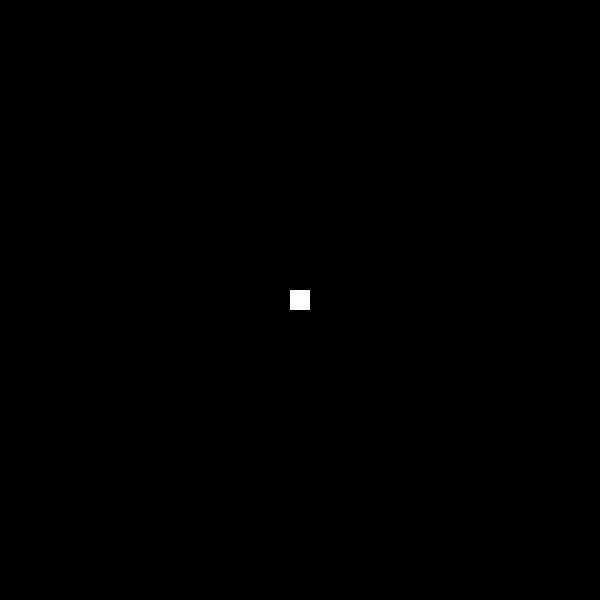
Frame 1 (no input)
Frame 60 (the mouse pressed at the canvas centre just before this capture): identical to frame 1, image omitted
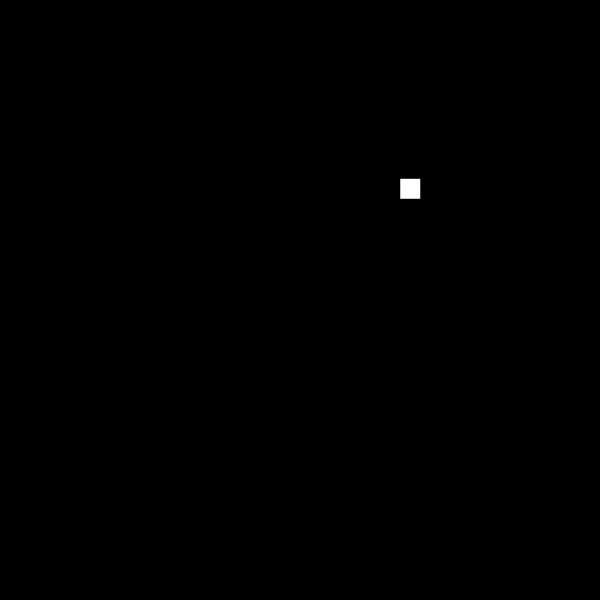
Frame 120 (the mouse held since frame 60 and released just before this capture)

The Processing sketch that drew these frames (run headless with seeded random() and noise(); from frame 60 on, the mouse is pressed at the canvas centre):

// Processing sketch: pvector_usage_methode_limit
// ── pvector_usage_methode_limit.pde
// renaud.jean-francois(arobas)uqam(point)ca
// Syntaxe Processing version 3.5.4
// mardi, 13 octobre 2020

PVector pos, vel, acc;

void setup() {
  size(600, 600);
  background(0);
  fill(255);
  noStroke();
  rectMode(CENTER);

  pos = new PVector(width/2, height/2);
  vel = new PVector(); // vélocité nulle au départ du sketch
  acc = new PVector(); // accélération nulle au départ du sketch
}

void draw() {
  background(0);

  /*
  // cas 1:
   // incrémentation du vecteur de position par la vélocité
   // vitesse constante si vel reste inchangé
   pos.add(vel);
   */


  // cas 2:
   // Incrémentations des deux vecteurs (pos et vel)
   // La vitesse est donc variable et subit une accélération
   vel.add(acc);
   // Ici, il est d’usage d’insérer une limitation, afin de s’assurer que vel ne dépasse une vitesse maximale
   vel.limit(10); // pas plus de 10 pixels par frame
   
   pos.add(vel);
 


  // option 1 : le mobile réapparaît lorsque qu’il sort de la zone du sketch
  //boucleTopologique();


  // option 2 : le mobile rebondi sur les bords du sketch (il faudrait soustraire la largeur du bloc pour améliorer l’illusion)
  rebond();

  rect(pos.x, pos.y, 20, 20);
}

// Pour continuer de suivre le déplacement de notre mobile
// lorsqu’il quitte la zone du sketch.
void boucleTopologique() {
  if (pos.x > width) {
    //pos.x = 0;
    pos.set(0, pos.y, 0);
  } else if (pos.x < 0) {
    pos.set(width, pos.y, 0);
  }

  if (pos.y > height) {
    //pos.y = 0;
    pos.set(pos.x, 0, 0);
  } else if (pos.y < 0) {
    pos.set(pos.x, height, 0);
  }
}

// fonction de rebond sur les limites du sketch
void rebond() {
  if (pos.x > width) {
    pos.set(width, pos.y, pos.z); // repositionner le mobile avant la limite décrite ci-dessus
    vel.set(vel.x * -1, vel.y, vel.z); // on inverse la vélocité sur un axe seulement

    // idée: perte d’énergie cinétique au contact des "murs"
    vel.mult(0.5);

    // vecteur d’accélération remis à jour en fonction du vecteur de vélocité modifié
    acc = vel.copy();
    acc.mult(0.02);
  } else if (pos.x < 0) {
    pos.set(0, pos.y, pos.z);
    vel.set(vel.x * -1, vel.y, vel.z);
    vel.mult(0.5);
    acc = vel.copy();
    acc.mult(0.02);
  }

  if (pos.y > height) {
    pos.set(pos.x, height, pos.z);
    vel.set(vel.x, vel.y * -1, vel.z);
    vel.mult(0.5);
    acc = vel.copy();
    acc.mult(0.02);
  } else if (pos.y < 0) {
    pos.set(pos.x, 0, pos.z);
    vel.set(vel.x, vel.y * -1, vel.z);
    vel.mult(0.5);
    acc = vel.copy();
    acc.mult(0.02);
  }
}


void mousePressed() {
  pos.set(mouseX, mouseY);

  // L’orientation de la vélocité est pigée au hasard
  vel = vel.random2D();
  //vel.mult(0.5); // on réduit un peu la magnitude, qui était de 1 dans ce cas-ci
  vel.mult(2); // ou on augmente un peu la magnitude

  // l’accélération est une force qui pointe dans la même direction que la vélocité
  // mais dont la magnitude ne vaut que 1%.
  acc = vel.copy();
  acc.mult(0.01);
}
